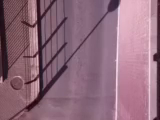
#> input picture frame 904 of project_python/test160x1201725.mp4, 160 x 120 px
$ python Count.py   (Python 2 division)   (older library calls are emulated)
#> lines starting #> are read from the running program, lines starting #| are printed output that depends on the picture
##Contador de personas
##Federico Mejia
import numpy as np
import cv2
import Person
import time

#Contadores de entrada y salida
cnt_up   = 0
cnt_down = 0

#Fuente de video
#cap = cv2.VideoCapture(0)
cap = cv2.VideoCapture('test160x1201725.mp4')

#Propiedades del video
##cap.set(3,160) #Width
##cap.set(4,120) #Height

#Imprime las propiedades de captura a consola
for i in range(19):
    print i, cap.get(i)

w = cap.get(3)
h = cap.get(4)
frameArea = h*w
areaTH = frameArea/50
print 'Area Threshold', areaTH

#Lineas de entrada/salida
line_up = int(2*(h/5))
line_down   = int(3*(h/5))

up_limit =   int(1*(h/5))
down_limit = int(4*(h/5))

print "Red line y:",str(line_down)
print "Blue line y:", str(line_up)
line_down_color = (255,0,0)
line_up_color = (0,0,255)
pt1 =  [0, line_down];
pt2 =  [w, line_down];
pts_L1 = np.array([pt1,pt2], np.int32)
pts_L1 = pts_L1.reshape((-1,1,2))
pt3 =  [0, line_up];
pt4 =  [w, line_up];
pts_L2 = np.array([pt3,pt4], np.int32)
pts_L2 = pts_L2.reshape((-1,1,2))

pt5 =  [0, up_limit];
pt6 =  [w, up_limit];
pts_L3 = np.array([pt5,pt6], np.int32)
pts_L3 = pts_L3.reshape((-1,1,2))
pt7 =  [0, down_limit];
pt8 =  [w, down_limit];
pts_L4 = np.array([pt7,pt8], np.int32)
pts_L4 = pts_L4.reshape((-1,1,2))

#Substractor de fondo
fgbg = cv2.createBackgroundSubtractorMOG2(detectShadows = True)

#Elementos estructurantes para filtros morfoogicos
kernelOp = np.ones((3,3),np.uint8)
kernelOp2 = np.ones((3,3),np.uint8)
kernelCl = np.ones((5,5),np.uint8)

#Variables
font = cv2.FONT_HERSHEY_SIMPLEX
persons = []
max_p_age = 5
pid = 1

while(cap.isOpened()):
##for image in camera.capture_continuous(rawCapture, format="bgr", use_video_port=True):
    #Lee una imagen de la fuente de video
    ret, frame = cap.read()
#> frame is the input picture: shape (120, 160, 3); mean B, G, R 122.9, 106.4, 143.2
##    frame = image.array

    for i in persons:
        i.age_one() #age every person one frame
    #########################
    #   PRE-PROCESAMIENTO   #
    #########################

    #Aplica substraccion de fondo
    gray = cv2.cvtColor(frame, cv2.COLOR_BGR2GRAY)
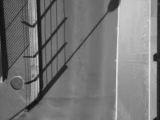
#> gray: shape (120, 160); min 14, max 230, mean 119.3
    blurred = cv2.GaussianBlur(gray, (3, 3), 0)
    fgmask = fgbg.apply(blurred)
#> fgmask: shape (120, 160); every value is 127
    fgmask2 = fgbg.apply(blurred)
#> fgmask2: shape (120, 160); every value is 0

    #Binariazcion para eliminar sombras (color gris)
    try:
        ret,imBin= cv2.threshold(fgmask,240,255,cv2.THRESH_BINARY)
        ret,imBin2 = cv2.threshold(fgmask2,240,255,cv2.THRESH_BINARY)
        #Opening (erode->dilate) para quitar ruido.
        mask = cv2.morphologyEx(imBin, cv2.MORPH_OPEN, kernelOp)
        mask2 = cv2.morphologyEx(imBin2, cv2.MORPH_OPEN, kernelOp)
        #Closing (dilate -> erode) para juntar regiones blancas.
        mask =  cv2.morphologyEx(mask , cv2.MORPH_CLOSE, kernelCl)
        mask2 = cv2.morphologyEx(mask2, cv2.MORPH_CLOSE, kernelCl)
    except:
        print('EOF')
        print 'UP:',cnt_up
        print 'DOWN:',cnt_down
        break
    #################
    #   CONTORNOS   #
    #################

    # RETR_EXTERNAL returns only extreme outer flags. All child contours are left behind.
    _, contours0, hierarchy = cv2.findContours(mask2,cv2.RETR_EXTERNAL,cv2.CHAIN_APPROX_SIMPLE)
#> contours0 = []
    for cnt in contours0:
        area = cv2.contourArea(cnt)
        if area > areaTH:
            #################
            #   TRACKING    #
            #################

            #Falta agregar condiciones para multipersonas, salidas y entradas de pantalla.

            M = cv2.moments(cnt)
            cx = int(M['m10']/M['m00'])
            cy = int(M['m01']/M['m00'])
            x,y,w,h = cv2.boundingRect(cnt)

            new = True
            if cy in range(up_limit,down_limit):
                for i in persons:
                    if abs(cx-i.getX()) <= w and abs(cy-i.getY()) <= h:
                        # el objeto esta cerca de uno que ya se detecto antes
                        new = False
                        i.updateCoords(cx,cy)   #actualiza coordenadas en el objeto and resets age
                        if i.going_UP(line_down,line_up) == True:
                            cnt_up += 1;
                            print "ID:",i.getId(),'crossed going up at',time.strftime("%c")
                        elif i.going_DOWN(line_down,line_up) == True:
                            cnt_down += 1;
                            print "ID:",i.getId(),'crossed going down at',time.strftime("%c")
                        break
                    if i.getState() == '1':
                        if i.getDir() == 'down' and i.getY() > down_limit:
                            i.setDone()
                        elif i.getDir() == 'up' and i.getY() < up_limit:
                            i.setDone()
                    if i.timedOut():
                        #sacar i de la lista persons
                        index = persons.index(i)
                        persons.pop(index)
                        del i     #liberar la memoria de i
                if new == True:
                    p = Person.MyPerson(pid,cx,cy, max_p_age)
                    persons.append(p)
                    pid += 1
            #################
            #   DIBUJOS     #
            #################
            cv2.circle(frame,(cx,cy), 5, (0,0,255), -1)
            img = cv2.rectangle(frame,(x,y),(x+w,y+h),(0,255,0),2)
#> this loop made 0 passes
#> after the loop, cnt_down = 0; cnt_up = 0; persons = []; pid = 1
            #cv2.drawContours(frame, cnt, -1, (0,255,0), 3)

    #END for cnt in contours0

    #########################
    # DIBUJAR TRAYECTORIAS  #
    #########################
    for i in persons:
# [6 lines of commented-out code are left out]
        cv2.putText(frame, str(i.getId()),(i.getX(),i.getY()),font,0.3,i.getRGB(),1,cv2.LINE_AA)

    #################
    #   IMAGANES    #
    #################
    str_up = 'UP: '+ str(cnt_up)
#> str_up = 'UP: 0'
    str_down = 'DOWN: '+ str(cnt_down)
#> str_down = 'DOWN: 0'
    frame = cv2.polylines(frame,[pts_L1],False,line_down_color,thickness=2)
    frame = cv2.polylines(frame,[pts_L2],False,line_up_color,thickness=2)
    frame = cv2.polylines(frame,[pts_L3],False,(255,255,255),thickness=1)
    frame = cv2.polylines(frame,[pts_L4],False,(255,255,255),thickness=1)
    cv2.putText(frame, str_up ,(10,40),font,0.5,(255,255,255),2,cv2.LINE_AA)
    cv2.putText(frame, str_up ,(10,40),font,0.5,(0,0,255),1,cv2.LINE_AA)
    cv2.putText(frame, str_down ,(10,90),font,0.5,(255,255,255),2,cv2.LINE_AA)
    cv2.putText(frame, str_down ,(10,90),font,0.5,(255,0,0),1,cv2.LINE_AA)
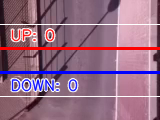
#> frame: shape (120, 160, 3); mean B, G, R 131.3, 107.3, 147.7

    cv2.imshow('Frame',frame)
    cv2.imshow('Mask',mask)

    #preisonar ESC para salir
    k = cv2.waitKey(30) & 0xff
#> (key Esc is pressed here)
    if k == 27:
        break
#END while(cap.isOpened())

#################
#   LIMPIEZA    #
#################
cap.release()
cv2.destroyAllWindows()

$ run again, starting later in the video
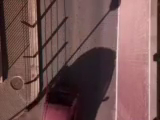
#> input picture frame 4069 of project_python/test160x1201725.mp4, 160 x 120 px
#> frame is the input picture: shape (120, 160, 3); mean B, G, R 82.8, 83.8, 115.9
#> `gray = cv2.cvtColor(frame, cv2.COLOR_BGR2GRAY)`:
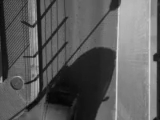
#> gray: shape (120, 160); min 4, max 215, mean 93.2
#> fgmask: shape (120, 160); every value is 127
#> fgmask2: shape (120, 160); every value is 0
#> contours0 = []
#> after the loop `for cnt in contours0:`: cnt_down = 0; persons = []; pid = 1
#> str_up = 'UP: 0'
#> str_down = 'DOWN: 0'
#> `cv2.putText(frame, str_down ,(10,90),font,0.5,(255,0,0),1,cv2.LINE_AA)`:
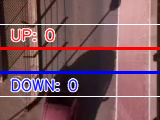
#> frame: shape (120, 160, 3); mean B, G, R 95.9, 87.3, 123.9

$ run again, starting later in the video
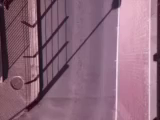
#> input picture frame 7235 of project_python/test160x1201725.mp4, 160 x 120 px
#> frame is the input picture: shape (120, 160, 3); mean B, G, R 123.5, 105.2, 141.9
#> `gray = cv2.cvtColor(frame, cv2.COLOR_BGR2GRAY)`:
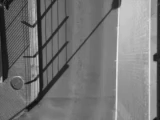
#> gray: shape (120, 160); min 14, max 230, mean 118.2
#> fgmask: shape (120, 160); every value is 127
#> fgmask2: shape (120, 160); every value is 0
#> contours0 = []
#> after the loop `for cnt in contours0:`: cnt_down = 0; persons = []; pid = 1
#> str_up = 'UP: 0'
#> str_down = 'DOWN: 0'
#> `cv2.putText(frame, str_down ,(10,90),font,0.5,(255,0,0),1,cv2.LINE_AA)`:
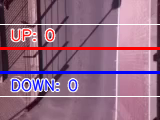
#> frame: shape (120, 160, 3); mean B, G, R 131.8, 106.2, 146.7
